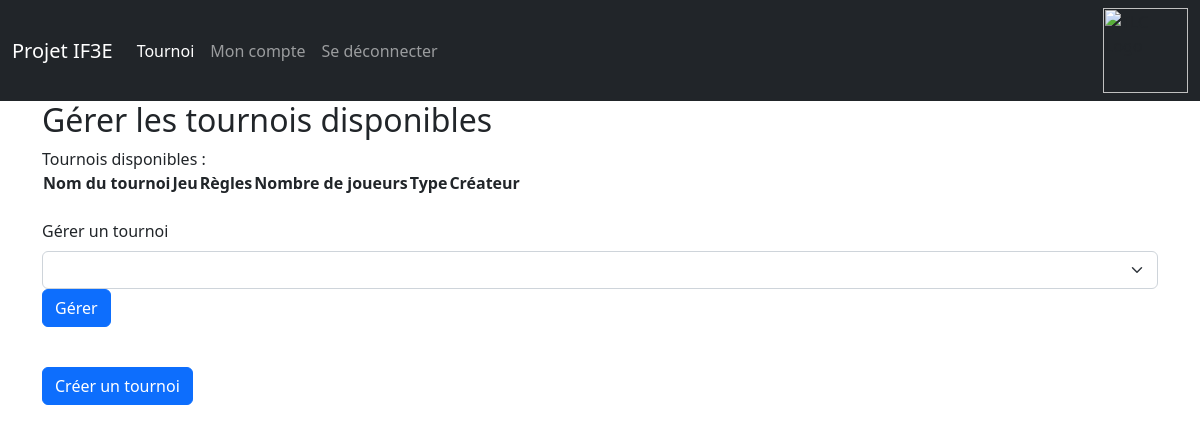
Page /sources/view/tournoi_page.php on the earlier database version.
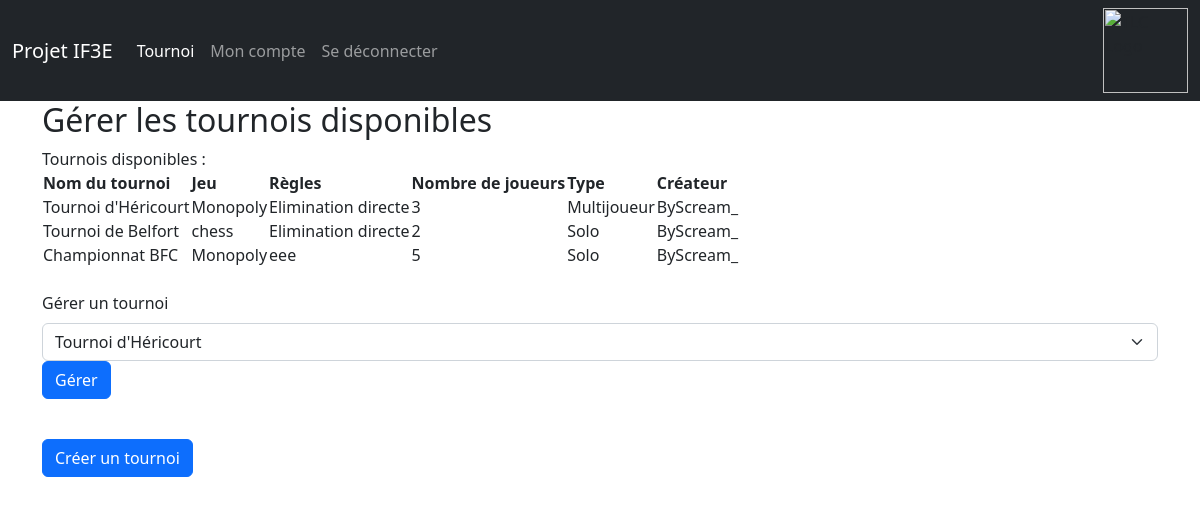
Same page on the later database version.
### tables this page shows
CREATE TABLE `tournament` (
  `id` int(11) NOT NULL,
  `game_id` int(11) DEFAULT NULL,
  `name` varchar(256) NOT NULL,
  `number_of_players` int(11) NOT NULL,
  `match_rules` text NOT NULL,
  `owner` int(11) NOT NULL,
  `type` int(11) NOT NULL
);

CREATE TABLE `games` (
  `id` int(11) NOT NULL,
  `game_name` text NOT NULL,
  `type` int(1) NOT NULL,
  `rules` text NOT NULL,
  `number_of_players` int(10) NOT NULL
);

CREATE TABLE `users` (
  `id` int(11) NOT NULL,
  `email` varchar(256) NOT NULL,
  `password` text NOT NULL,
  `pseudo` text NOT NULL,
  `prenom` text NOT NULL,
  `nom` text NOT NULL,
  `phone_number` int(10) NOT NULL,
  `favourite_game_id` int(2) DEFAULT NULL,
  `date_of_birth` date DEFAULT current_timestamp(),
  `is_organizer` int(2) NOT NULL DEFAULT 0
);

### sources/view/tournoi_page.php (the view, shortened to what this page needs)
<html lang="fr">
<head>
    <link href="https://cdn.jsdelivr.net/npm/bootstrap@5.2.3/dist/css/bootstrap.min.css" rel="stylesheet">
</head>
<body>
<nav class="navbar navbar-expand-lg navbar-dark bg-dark">
    <div class="container-fluid">
        <a class="navbar-brand" href="#">Projet IF3E</a>
        <div class="collapse navbar-collapse" id="navbarSupportedContent">
            <ul class="navbar-nav me-auto mb-2 mb-lg-0">
                <li class="nav-item">
                    <a class="nav-link active" aria-current="page">Tournoi</a>
                </li>
                <li class="nav-item">
                    <a class="nav-link" href="account.php">Mon compte</a>
                </li>
                <li class="nav-item">
                    <a class="nav-link" href="../controller/signout.php">Se déconnecter</a>
                </li>
            </ul>
            <ul class="navbar-nav">
                <li class="nav-item">
                    <img src="../images/logo_UTBM_blanc.png" width="85" id="logo" alt="TLC Logo" />
                </li>
            </ul>
        </div>
    </div>
</nav>
<div class="container">
    <h2>Gérer les tournois disponibles</h2>
    <?php
    $bdd = new PDO("mysql:host=localhost;dbname=IF3E_Projet_B;charset=utf8", "root", "");
    $req = $bdd->prepare("SELECT tournament.id, tournament.name, tournament.number_of_players, tournament.match_rules, tournament.type, users.pseudo, games.game_name FROM tournament INNER JOIN users ON users.id=tournament.owner INNER JOIN games ON games.id=tournament.game_id");
    $req->execute();
    ?>
    Tournois disponibles :
    <table>
        <tr>
            <th>Nom du tournoi</th>
            <th>Jeu</th>
            <th>Règles</th>
            <th>Nombre de joueurs</th>
            <th>Type</th>
            <th>Créateur</th>
        </tr>
        <?php
        while($data = $req->fetch()) {
            echo "<tr>";
            echo "<td>" . $data['name'] . "</td>";
            echo "<td>" . $data['game_name'] . "</td>";
            echo "<td>" . $data['match_rules'] . "</td>";
            echo "<td>" . $data['number_of_players'] . "</td>";
            if ($data['type'] == 1) {echo "<td>Multijoueur</td>";}else{
                echo "<td>Solo</td>";
            }
            echo "<td>" . $data['pseudo'] . "</td>";
            echo "</tr>";
        }
        ?>
    </table>
    <form method="post" action="manage_tournament.php">
        <br>
        <label for="tournoi" class="form-label">Gérer un tournoi</label>
        <select id="tournoi" name="tournoi" class="form-select" required="required">
            <?php
            $req = $bdd->prepare("SELECT id, name FROM tournament;");
            $req->execute();
            while($data = $req->fetch()) {
                ?>
                <option value="<?php echo $data["id"]?>"><?php echo $data["name"]?></option>
                <?php
            }
            ?>
        </select>
        <div class="col-12">
            <button class="btn btn-primary" type="submit">Gérer</button>
        </div>
    </form>
    <form method="post" action="create_tournament.php">
        <br>
        <div class="col-12">
            <button class="btn btn-primary" type="submit">Créer un tournoi</button>
        </div>
    </form>
</div>
</body>
</html>

Differences in the rows shown:
added tournament: name "Tournoi d'Héricourt", game.game_name "Monopoly", match_rules "Elimination directe", number_of_players "3", type "Multijoueur", owner.pseudo "ByScream_"
added tournament: name "Tournoi de Belfort", game.game_name "chess", match_rules "Elimination directe", number_of_players "2", type "Solo", owner.pseudo "ByScream_"
added tournament: name "Championnat BFC", game.game_name "Monopoly", match_rules "eee", number_of_players "5", type "Solo", owner.pseudo "ByScream_"
Other differences:
form field tournoi: (not shown) → "Tournoi d'Héricourt"
